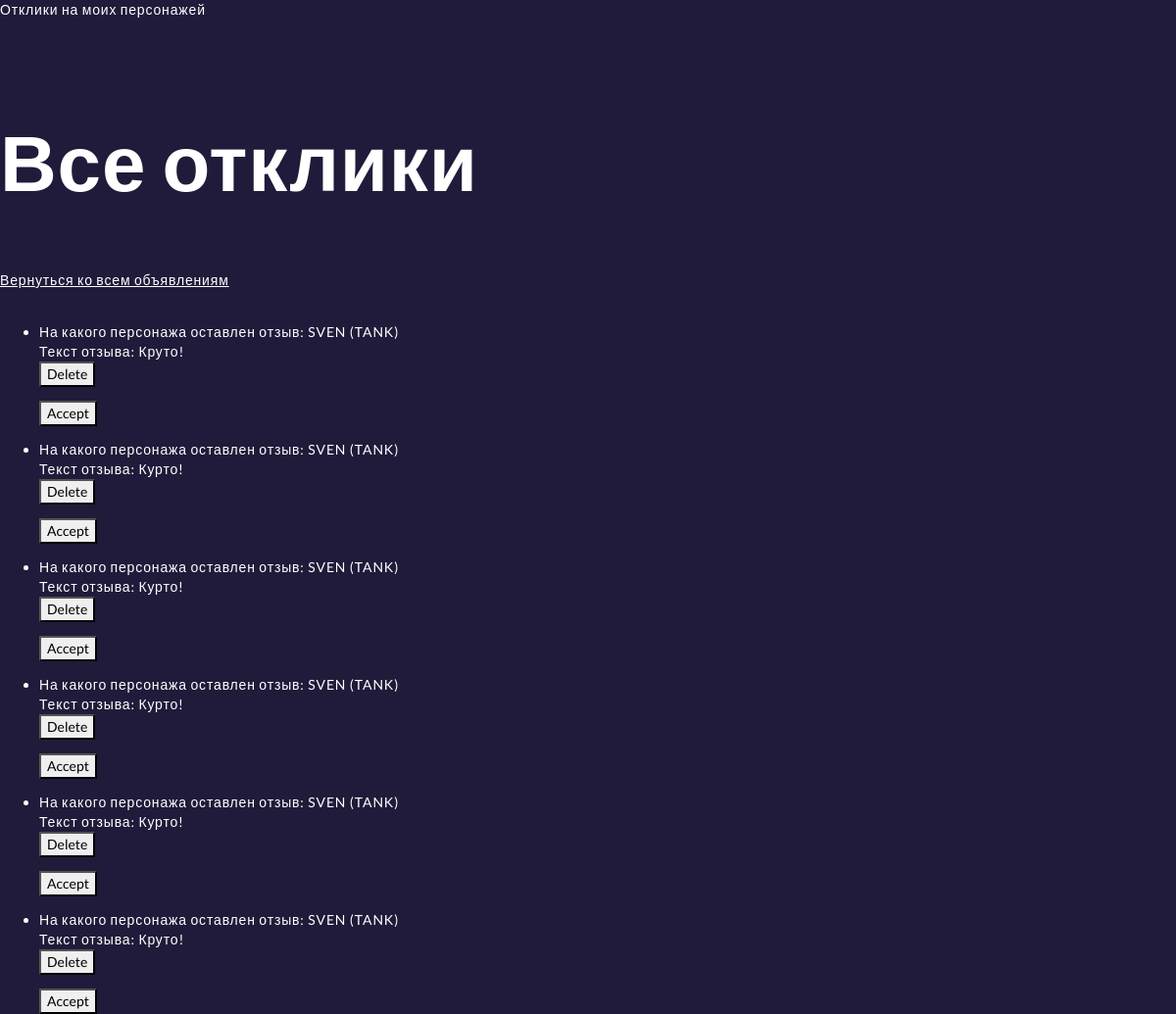
Page /articles/response_list (signed in) on the committed database.
### board/models.py (models this page shows, shortened)
class UserResponse(models.Model):
    author = models.ForeignKey(User, on_delete=models.CASCADE)
    text = models.TextField()
    article = models.ForeignKey(Article, on_delete=models.CASCADE)
    dateCreation = models.DateTimeField(auto_now_add=True)

class Article(models.Model):
    TYPE = (
        ('Tank', 'Танк'),
        ('Heal', 'Хилер'),
        ('DD', 'ДД'),
        ('Byer', 'Торговец'),
        ('Gildmaster', 'Гилдмастер'),
        ('Kvestiver', 'Квестивер'),
        ('Blacksmith', 'Кузнец'),
        ('Tanner', 'Кожевник'),
        ('Potion', 'Зельевар'),
        ('Spellmaster', 'Мастер заклинаний'),
    )
    author = models.ForeignKey(User, on_delete=models.CASCADE)
    title = models.CharField(max_length=64)
    text = models.TextField()
    dateCreation = models.DateTimeField(auto_now_add=True)
    category = models.CharField(max_length=128, choices=TYPE, default='Tank')
    image = models.ImageField(upload_to='uploads/', blank=True, null=False)

### board/views.py (the view)
# urls.py: path('response_list', ResponseList.as_view(), name='response_list'),
class ResponseList(LoginRequiredMixin, ListView):
    permission_required = ('response.list_response',)
    model = UserResponse
    ordering = '-dateCreation'
    template_name = 'flatpages/response_list.html'
    context_object_name = 'responses'
    paginate_by = 6
    def get_queryset(self):
        return UserResponse.objects.filter(article__author=self.request.user)
    def get_context_data(self, **kwargs):
        context = super().get_context_data(**kwargs)
        context['time_now'] = datetime.utcnow()
        return context

### templates/flatpages/response_list.html (shortened to what this page needs)
{% extends 'flatpages/articles.html' %}
{% block content %}
<h1><b> Все отклики </b></h1>
<p><a href="http://127.0.0.1:8000/articles/">Вернуться ко всем объявлениям</a></p>
<hr>
<ul>
    {% for response in responses %}
        <li>
          На какого персонажа оставлен отзыв: {{ response.article.title }}
          <br/>
          Текст отзыва: {{ response.text }}
          <form action="{% url 'delete_response' response.id %}" method="POST">
            <button type="submit">Delete</button>
          </form>
          <form action="{% url 'accept_response' response.id %}" method="POST">
            <button type="submit">Accept</button>
          </form>
        </li>
    {% endfor %}
  </ul>
{% endblock content %}

### rows in the picture
UserResponse: article "SVEN (TANK)", text "Круто!"
UserResponse: article "SVEN (TANK)", text "Курто!"
UserResponse: article "SVEN (TANK)", text "Курто!"
UserResponse: article "SVEN (TANK)", text "Курто!"
UserResponse: article "SVEN (TANK)", text "Курто!"
UserResponse: article "SVEN (TANK)", text "Круто!"
